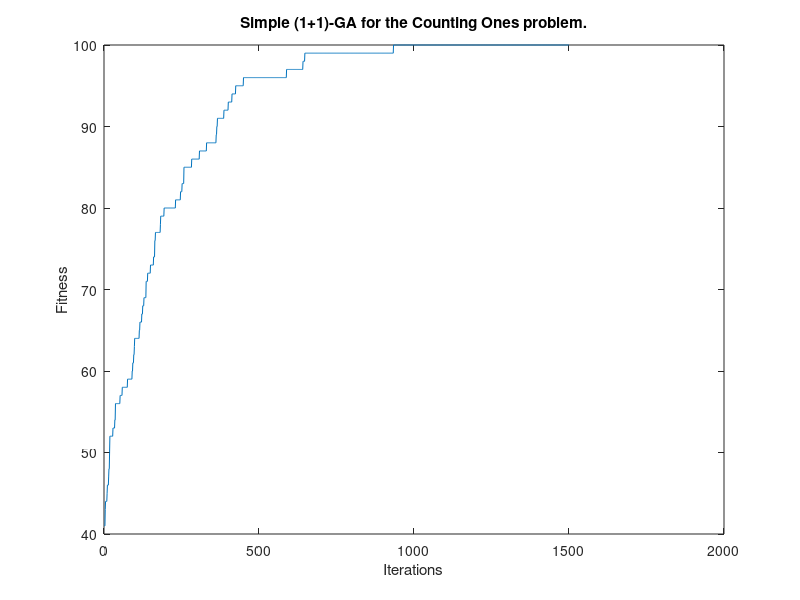
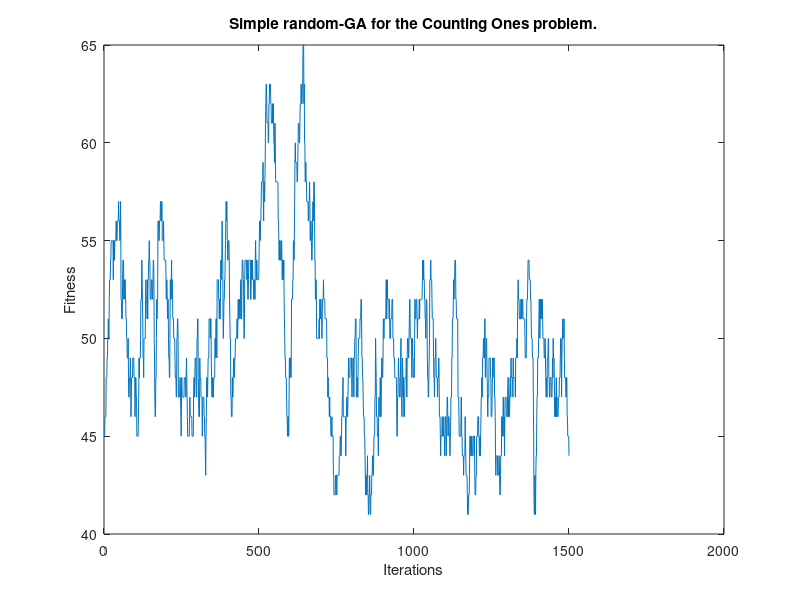

These figures' MATLAB source, in order:
%% a)
L = 100;
iters = 1500;

p = 1/L;

cur_bitstring = randi(2, L, 1) - 1; % randomly generate bitstring x
fitness_hist = zeros(iters, 1);
fitness_hist(1) = sum(cur_bitstring); 

for i = 2:iters
  probs = rand(L, 1); % for every bit, sample probability of flipping uniformly [0,1]
  candidate_bitstring = cur_bitstring; 
  candidate_bitstring(probs <= p) = abs(candidate_bitstring(probs <= p) - 1);
  candidate_sum = sum(candidate_bitstring);
  if candidate_sum > fitness_hist(i-1)
      cur_bitstring = candidate_bitstring;
      fitness_hist(i) = candidate_sum;
  else 
      fitness_hist(i) = fitness_hist(i-1);
  end
end
figure()
plot(1:iters, fitness_hist)
xlabel("Iterations")
ylabel("Fitness")
title("Simple (1+1)-GA for the Counting Ones problem.")
%% b)

L = 100;
iters = 1500;
runs = 100;

p = 1/L;
max_score = L;
optimum_reached = zeros(runs, 1);
for run = 1:runs
    cur_bitstring = randi(2, L, 1) - 1;
    fitness_hist = zeros(iters, 1);
    fitness_hist(1) = sum(cur_bitstring);
    for i = 2:iters
      probs = rand(L, 1);
      candidate_bitstring = cur_bitstring;
      candidate_bitstring(probs <= p) = abs(candidate_bitstring(probs <= p) - 1);
      candidate_sum = sum(candidate_bitstring);
      if candidate_sum > fitness_hist(i-1)
          cur_bitstring = candidate_bitstring;
          fitness_hist(i) = candidate_sum;
      else 
          fitness_hist(i) = fitness_hist(i-1);
      end
      
    end
    if fitness_hist(iters) == max_score
        optimum_reached(run) = 1;
    end
end
times_optimum_reached = sum(optimum_reached)
%% c)

L = 100;
iters = 1500;
runs = 10;

p = 1/L;
max_score = L;
optimum_reached = zeros(runs, 1);
for run = 1:runs
    cur_bitstring = randi(2, L, 1) - 1;
    fitness_hist = zeros(iters, 1);
    fitness_hist(1) = sum(cur_bitstring);
    for i = 2:iters
      probs = rand(L, 1);
      candidate_bitstring = cur_bitstring;
      candidate_bitstring(probs <= p) = abs(candidate_bitstring(probs <= p) - 1);
      candidate_sum = sum(candidate_bitstring);
      
      cur_bitstring = candidate_bitstring;
      fitness_hist(i) = candidate_sum;
    end
    if fitness_hist(iters) == max_score
        optimum_reached(run) = 1;
    end
end
figure()
plot(1:iters, fitness_hist)
xlabel("Iterations")
ylabel("Fitness")
title("Simple random-GA for the Counting Ones problem.")